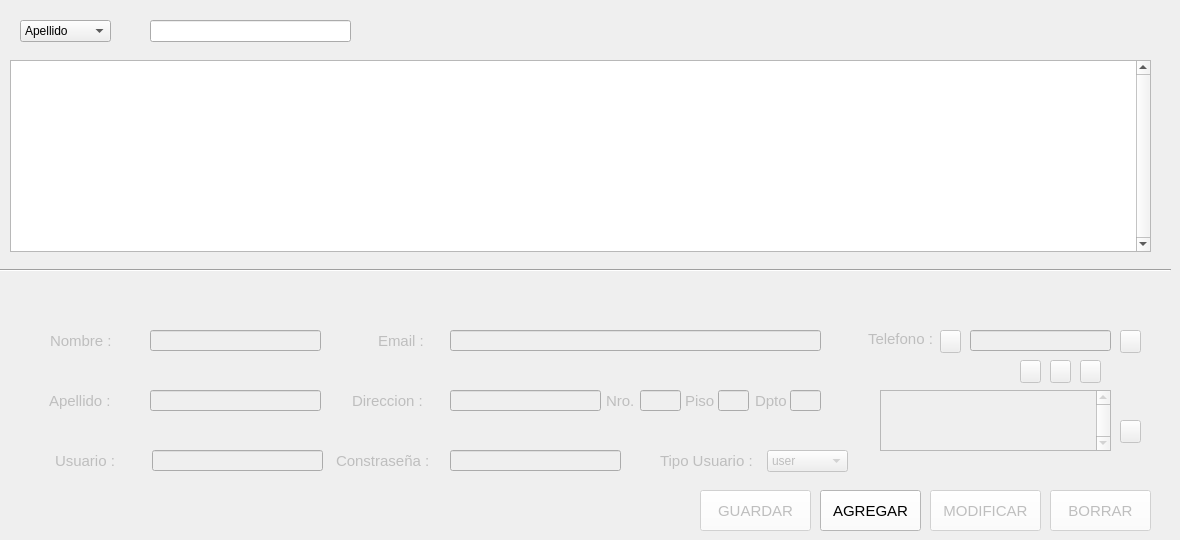
    <widget class="QWidget" name="tab_Usuarios">
     <attribute name="icon">
      <iconset>
       <normalon>../Img/User32.png</normalon>
      </iconset>
     </attribute>
     <attribute name="title">
      <string>Usuarios</string>
     </attribute>
     <widget class="QLineEdit" name="txtFilterUsuarios_u">
      <property name="geometry">
       <rect>
        <x>150</x>
        <y>20</y>
        <width>201</width>
        <height>22</height>
       </rect>
      </property>
      <property name="styleSheet">
       <string notr="true">font: 9pt &quot;MS Shell Dlg 2&quot;;</string>
      </property>
     </widget>
     <widget class="QPushButton" name="btnGuardar_u">
      <property name="enabled">
       <bool>false</bool>
      </property>
      <property name="geometry">
       <rect>
        <x>700</x>
        <y>490</y>
        <width>111</width>
        <height>41</height>
       </rect>
      </property>
      <property name="font">
       <font>
        <family>Segoe UI</family>
        <pointsize>11</pointsize>
        <weight>9</weight>
        <italic>false</italic>
        <bold>false</bold>
       </font>
      </property>
      <property name="styleSheet">
       <string notr="true">background-color: rgb(255, 255, 255);</string>
      </property>
      <property name="text">
       <string>GUARDAR</string>
      </property>
      <property name="icon">
       <iconset>
        <normaloff>../Img/guardar.png</normaloff>../Img/guardar.png</iconset>
      </property>
      <property name="iconSize">
       <size>
        <width>20</width>
        <height>20</height>
       </size>
      </property>
     </widget>
     <widget class="QComboBox" name="cbFilterUsuario_u">
      <property name="geometry">
       <rect>
        <x>20</x>
        <y>20</y>
        <width>91</width>
        <height>22</height>
       </rect>
      </property>
      <property name="styleSheet">
       <string notr="true">font: 9pt &quot;MS Shell Dlg 2&quot;;</string>
      </property>
      <item>
       <property name="text">
        <string>Apellido</string>
       </property>
      </item>
      <item>
       <property name="text">
        <string>Usuario</string>
       </property>
      </item>
      <item>
       <property name="text">
        <string>Tipo</string>
       </property>
      </item>
     </widget>
     <widget class="QTableView" name="tvUsuarios_u">
      <property name="geometry">
       <rect>
        <x>10</x>
        <y>60</y>
        <width>1141</width>
        <height>192</height>
       </rect>
      </property>
      <property name="styleSheet">
       <string notr="true">font: 9pt &quot;MS Shell Dlg 2&quot;;</string>
      </property>
      <property name="verticalScrollBarPolicy">
       <enum>Qt::ScrollBarAlwaysOn</enum>
      </property>
      <property name="horizontalScrollBarPolicy">
       <enum>Qt::ScrollBarAlwaysOff</enum>
      </property>
      <attribute name="verticalHeaderVisible">
       <bool>false</bool>
      </attribute>
      <attribute name="verticalHeaderHighlightSections">
       <bool>false</bool>
      </attribute>
     </widget>
     <widget class="QPushButton" name="btnAgregar_u">
      <property name="geometry">
       <rect>
        <x>820</x>
        <y>490</y>
        <width>101</width>
        <height>41</height>
       </rect>
      </property>
      <property name="font">
       <font>
        <family>Segoe UI</family>
        <pointsize>11</pointsize>
        <weight>9</weight>
        <italic>false</italic>
        <bold>false</bold>
       </font>
      </property>
      <property name="styleSheet">
       <string notr="true">background-color: rgb(255, 255, 255);</string>
      </property>
      <property name="text">
       <string>AGREGAR</string>
      </property>
      <property name="icon">
       <iconset>
        <normaloff>../Img/agregar.png</normaloff>../Img/agregar.png</iconset>
      </property>
      <property name="iconSize">
       <size>
        <width>20</width>
        <height>20</height>
       </size>
      </property>
     </widget>
     <widget class="Line" name="line1_u">
      <property name="geometry">
       <rect>
        <x>0</x>
        <y>260</y>
        <width>1171</width>
        <height>20</height>
       </rect>
      </property>
      <property name="orientation">
       <enum>Qt::Horizontal</enum>
      </property>
     </widget>
     <widget class="QPushButton" name="btnModificar_u">
      <property name="enabled">
       <bool>false</bool>
      </property>
      <property name="geometry">
       <rect>
        <x>930</x>
        <y>490</y>
        <width>111</width>
        <height>41</height>
       </rect>
      </property>
      <property name="font">
       <font>
        <family>Segoe UI</family>
        <pointsize>11</pointsize>
        <weight>9</weight>
        <italic>false</italic>
        <bold>false</bold>
       </font>
      </property>
      <property name="styleSheet">
       <string notr="true">background-color: rgb(255, 255, 255);</string>
      </property>
      <property name="text">
       <string>MODIFICAR</string>
      </property>
      <property name="icon">
       <iconset>
        <normaloff>../Img/actualizar.png</normaloff>../Img/actualizar.png</iconset>
      </property>
      <property name="iconSize">
       <size>
        <width>20</width>
        <height>20</height>
       </size>
      </property>
     </widget>
     <widget class="QPushButton" name="btnBorrar_u">
      <property name="enabled">
       <bool>false</bool>
      </property>
      <property name="geometry">
       <rect>
        <x>1050</x>
        <y>490</y>
        <width>101</width>
        <height>41</height>
       </rect>
      </property>
      <property name="font">
       <font>
        <family>Segoe UI</family>
        <pointsize>11</pointsize>
        <weight>9</weight>
        <italic>false</italic>
        <bold>false</bold>
       </font>
      </property>
      <property name="styleSheet">
       <string notr="true">background-color: rgb(255, 255, 255);</string>
      </property>
      <property name="text">
       <string>BORRAR</string>
      </property>
      <property name="icon">
       <iconset>
        <normaloff>../Img/borrar.png</normaloff>../Img/borrar.png</iconset>
      </property>
      <property name="iconSize">
       <size>
        <width>20</width>
        <height>20</height>
       </size>
      </property>
     </widget>
     <widget class="QWidget" name="wDatosUsuario" native="true">
      <property name="enabled">
       <bool>false</bool>
      </property>
      <property name="geometry">
       <rect>
        <x>10</x>
        <y>310</y>
        <width>1141</width>
        <height>171</height>
       </rect>
      </property>
      <widget class="QLabel" name="label5_u">
       <property name="geometry">
        <rect>
         <x>342</x>
         <y>80</y>
         <width>101</width>
         <height>21</height>
        </rect>
       </property>
       <property name="font">
        <font>
         <family>Segoe UI</family>
         <pointsize>11</pointsize>
         <weight>9</weight>
         <italic>false</italic>
         <bold>false</bold>
        </font>
       </property>
       <property name="text">
        <string>Direccion :</string>
       </property>
      </widget>
      <widget class="QLabel" name="label1_u">
       <property name="geometry">
        <rect>
         <x>40</x>
         <y>20</y>
         <width>71</width>
         <height>21</height>
        </rect>
       </property>
       <property name="font">
        <font>
         <family>Segoe UI</family>
         <pointsize>11</pointsize>
         <weight>9</weight>
         <italic>false</italic>
         <bold>false</bold>
        </font>
       </property>
       <property name="text">
        <string>Nombre :</string>
       </property>
      </widget>
      <widget class="QLineEdit" name="txtNombre_u">
       <property name="geometry">
        <rect>
         <x>140</x>
         <y>20</y>
         <width>171</width>
         <height>21</height>
        </rect>
       </property>
       <property name="styleSheet">
        <string notr="true">font: 9pt &quot;MS Shell Dlg 2&quot;;</string>
       </property>
      </widget>
      <widget class="QLineEdit" name="txtDireccion_u">
       <property name="geometry">
        <rect>
         <x>440</x>
         <y>80</y>
         <width>151</width>
         <height>21</height>
        </rect>
       </property>
       <property name="styleSheet">
        <string notr="true">font: 9pt &quot;MS Shell Dlg 2&quot;;</string>
       </property>
      </widget>
      <widget class="QLineEdit" name="txtApellido_u">
       <property name="geometry">
        <rect>
         <x>140</x>
         <y>80</y>
         <width>171</width>
         <height>21</height>
        </rect>
       </property>
       <property name="styleSheet">
        <string notr="true">font: 9pt &quot;MS Shell Dlg 2&quot;;</string>
       </property>
      </widget>
      <widget class="QComboBox" name="cbTipoUsuario_u">
       <property name="geometry">
        <rect>
         <x>757</x>
         <y>140</y>
         <width>81</width>
         <height>22</height>
        </rect>
       </property>
       <item>
        <property name="text">
         <string>user</string>
        </property>
       </item>
       <item>
        <property name="text">
         <string>admin</string>
        </property>
       </item>
      </widget>
      <widget class="QLabel" name="label8_u">
       <property name="geometry">
        <rect>
         <x>745</x>
         <y>80</y>
         <width>41</width>
         <height>21</height>
        </rect>
       </property>
       <property name="font">
        <font>
         <family>Segoe UI</family>
         <pointsize>11</pointsize>
         <weight>9</weight>
         <italic>false</italic>
         <bold>false</bold>
        </font>
       </property>
       <property name="text">
        <string>Dpto</string>
       </property>
      </widget>
      <widget class="QLineEdit" name="txtContrasena_u">
       <property name="geometry">
        <rect>
         <x>440</x>
         <y>140</y>
         <width>171</width>
         <height>21</height>
        </rect>
       </property>
       <property name="styleSheet">
        <string notr="true">font: 9pt &quot;MS Shell Dlg 2&quot;;</string>
       </property>
       <property name="echoMode">
        <enum>QLineEdit::Password</enum>
       </property>
      </widget>
      <widget class="QLabel" name="label7_u">
       <property name="geometry">
        <rect>
         <x>675</x>
         <y>80</y>
         <width>31</width>
         <height>21</height>
        </rect>
       </property>
       <property name="font">
        <font>
         <family>Segoe UI</family>
         <pointsize>11</pointsize>
         <weight>9</weight>
         <italic>false</italic>
         <bold>false</bold>
        </font>
       </property>
       <property name="text">
        <string>Piso</string>
       </property>
      </widget>
      <widget class="QLineEdit" name="txtDDpto_u">
       <property name="geometry">
        <rect>
         <x>780</x>
         <y>80</y>
         <width>31</width>
         <height>21</height>
        </rect>
       </property>
       <property name="styleSheet">
        <string notr="true">font: 9pt &quot;MS Shell Dlg 2&quot;;</string>
       </property>
      </widget>
      <widget class="QLabel" name="label2_u">
       <property name="geometry">
        <rect>
         <x>39</x>
         <y>80</y>
         <width>81</width>
         <height>21</height>
        </rect>
       </property>
       <property name="font">
        <font>
         <family>Segoe UI</family>
         <pointsize>11</pointsize>
         <weight>9</weight>
         <italic>false</italic>
         <bold>false</bold>
        </font>
       </property>
       <property name="text">
        <string>Apellido :</string>
       </property>
      </widget>
      <widget class="QLineEdit" name="txtEmail_u">
       <property name="geometry">
        <rect>
         <x>440</x>
         <y>20</y>
         <width>371</width>
         <height>21</height>
        </rect>
       </property>
       <property name="styleSheet">
        <string notr="true">font: 9pt &quot;MS Shell Dlg 2&quot;;</string>
       </property>
      </widget>
      <widget class="QPushButton" name="btnSumarTelefono_u">
       <property name="geometry">
        <rect>
         <x>1110</x>
         <y>20</y>
         <width>21</width>
         <height>23</height>
        </rect>
       </property>
       <property name="text">
        <string/>
       </property>
       <property name="icon">
        <iconset>
         <normaloff>../Img/mas.png</normaloff>../Img/mas.png</iconset>
       </property>
      </widget>
      <widget class="QLabel" name="label3_u">
       <property name="geometry">
        <rect>
         <x>45</x>
         <y>140</y>
         <width>71</width>
         <height>21</height>
        </rect>
       </property>
       <property name="font">
        <font>
         <family>Segoe UI</family>
         <pointsize>11</pointsize>
         <weight>9</weight>
         <italic>false</italic>
         <bold>false</bold>
        </font>
       </property>
       <property name="text">
        <string>Usuario : </string>
       </property>
      </widget>
      <widget class="QLabel" name="label11_u">
       <property name="geometry">
        <rect>
         <x>858</x>
         <y>18</y>
         <width>91</width>
         <height>21</height>
        </rect>
       </property>
       <property name="font">
        <font>
         <family>Segoe UI</family>
         <pointsize>11</pointsize>
         <weight>9</weight>
         <italic>false</italic>
         <bold>false</bold>
        </font>
       </property>
       <property name="text">
        <string>Telefono :</string>
       </property>
      </widget>
      <widget class="QLabel" name="label6_u">
       <property name="geometry">
        <rect>
         <x>596</x>
         <y>80</y>
         <width>31</width>
         <height>21</height>
        </rect>
       </property>
       <property name="font">
        <font>
         <family>Segoe UI</family>
         <pointsize>11</pointsize>
         <weight>9</weight>
         <italic>false</italic>
         <bold>false</bold>
        </font>
       </property>
       <property name="text">
        <string>Nro.</string>
       </property>
      </widget>
      <widget class="QLabel" name="label9_u">
       <property name="geometry">
        <rect>
         <x>326</x>
         <y>140</y>
         <width>111</width>
         <height>21</height>
        </rect>
       </property>
       <property name="font">
        <font>
         <family>Segoe UI</family>
         <pointsize>11</pointsize>
         <weight>9</weight>
         <italic>false</italic>
         <bold>false</bold>
        </font>
       </property>
       <property name="text">
        <string>Constraseña : </string>
       </property>
      </widget>
      <widget class="QLineEdit" name="txtUsuario_u">
       <property name="geometry">
        <rect>
         <x>142</x>
         <y>140</y>
         <width>171</width>
         <height>21</height>
        </rect>
       </property>
       <property name="styleSheet">
        <string notr="true">font: 9pt &quot;MS Shell Dlg 2&quot;;</string>
       </property>
      </widget>
      <widget class="QPushButton" name="btnRestarTelefono_u">
       <property name="geometry">
        <rect>
         <x>1110</x>
         <y>110</y>
         <width>21</width>
         <height>23</height>
        </rect>
       </property>
       <property name="text">
        <string/>
       </property>
       <property name="icon">
        <iconset>
         <normaloff>../Img/menos.png</normaloff>../Img/menos.png</iconset>
       </property>
      </widget>
      <widget class="QLabel" name="label4">
       <property name="geometry">
        <rect>
         <x>368</x>
         <y>20</y>
         <width>71</width>
         <height>21</height>
        </rect>
       </property>
       <property name="font">
        <font>
         <family>Segoe UI</family>
         <pointsize>11</pointsize>
         <weight>9</weight>
         <italic>false</italic>
         <bold>false</bold>
        </font>
       </property>
       <property name="text">
        <string>Email :</string>
       </property>
      </widget>
      <widget class="QLineEdit" name="txtDPiso_u">
       <property name="geometry">
        <rect>
         <x>708</x>
         <y>80</y>
         <width>31</width>
         <height>21</height>
        </rect>
       </property>
       <property name="styleSheet">
        <string notr="true">font: 9pt &quot;MS Shell Dlg 2&quot;;</string>
       </property>
      </widget>
      <widget class="QLineEdit" name="txtDNumero_u">
       <property name="geometry">
        <rect>
         <x>630</x>
         <y>80</y>
         <width>41</width>
         <height>21</height>
        </rect>
       </property>
       <property name="styleSheet">
        <string notr="true">font: 9pt &quot;MS Shell Dlg 2&quot;;</string>
       </property>
      </widget>
      <widget class="QLabel" name="label10_u">
       <property name="geometry">
        <rect>
         <x>650</x>
         <y>140</y>
         <width>101</width>
         <height>21</height>
        </rect>
       </property>
       <property name="font">
        <font>
         <family>Segoe UI</family>
         <pointsize>11</pointsize>
         <weight>9</weight>
         <italic>false</italic>
         <bold>false</bold>
        </font>
       </property>
       <property name="text">
        <string>Tipo Usuario :</string>
       </property>
      </widget>
      <widget class="QTableView" name="tvTelefonos_u">
       <property name="geometry">
        <rect>
         <x>870</x>
         <y>80</y>
         <width>231</width>
         <height>61</height>
        </rect>
       </property>
       <property name="styleSheet">
        <string notr="true">font: 7pt &quot;MS Shell Dlg 2&quot;;</string>
       </property>
       <property name="verticalScrollBarPolicy">
        <enum>Qt::ScrollBarAlwaysOn</enum>
       </property>
       <property name="horizontalScrollBarPolicy">
        <enum>Qt::ScrollBarAlwaysOff</enum>
       </property>
       <attribute name="horizontalHeaderVisible">
        <bool>false</bool>
       </attribute>
       <attribute name="horizontalHeaderHighlightSections">
        <bool>false</bool>
       </attribute>
       <attribute name="verticalHeaderVisible">
        <bool>false</bool>
       </attribute>
       <attribute name="verticalHeaderHighlightSections">
        <bool>false</bool>
       </attribute>
      </widget>
      <widget class="QLineEdit" name="txtTelefono_u">
       <property name="geometry">
        <rect>
         <x>960</x>
         <y>20</y>
         <width>141</width>
         <height>21</height>
        </rect>
       </property>
       <property name="styleSheet">
        <string notr="true">font: 9pt &quot;MS Shell Dlg 2&quot;;</string>
       </property>
      </widget>
      <widget class="QPushButton" name="btnCelular_u">
       <property name="geometry">
        <rect>
         <x>1040</x>
         <y>50</y>
         <width>21</width>
         <height>23</height>
        </rect>
       </property>
       <property name="text">
        <string/>
       </property>
       <property name="icon">
        <iconset>
         <normaloff>../Img/icon-cel.png</normaloff>../Img/icon-cel.png</iconset>
       </property>
      </widget>
      <widget class="QPushButton" name="btnTelefono_u">
       <property name="enabled">
        <bool>false</bool>
       </property>
       <property name="geometry">
        <rect>
         <x>1010</x>
         <y>50</y>
         <width>21</width>
         <height>23</height>
        </rect>
       </property>
       <property name="text">
        <string/>
       </property>
       <property name="icon">
        <iconset>
         <normaloff>../Img/icon-tel.png</normaloff>../Img/icon-tel.png</iconset>
       </property>
      </widget>
      <widget class="QPushButton" name="btnFax_u">
       <property name="geometry">
        <rect>
         <x>1070</x>
         <y>50</y>
         <width>21</width>
         <height>23</height>
        </rect>
       </property>
       <property name="text">
        <string/>
       </property>
       <property name="icon">
        <iconset>
         <normaloff>../Img/icon-fax.png</normaloff>../Img/icon-fax.png</iconset>
       </property>
      </widget>
      <widget class="QPushButton" name="btnCancelarTelefono_u">
       <property name="geometry">
        <rect>
         <x>930</x>
         <y>20</y>
         <width>21</width>
         <height>23</height>
        </rect>
       </property>
       <property name="text">
        <string/>
       </property>
       <property name="icon">
        <iconset>
         <normaloff>../Img/cancelar.png</normaloff>../Img/cancelar.png</iconset>
       </property>
      </widget>
     </widget>
     <widget class="QLabel" name="label_9">
      <property name="geometry">
       <rect>
        <x>130</x>
        <y>20</y>
        <width>21</width>
        <height>16</height>
       </rect>
      </property>
      <property name="font">
       <font>
        <family>Segoe UI</family>
        <pointsize>11</pointsize>
        <weight>9</weight>
        <italic>false</italic>
        <bold>false</bold>
       </font>
      </property>
      <property name="text">
       <string>&lt;html&gt;
&lt;head/&gt;
&lt;body&gt;
&lt;IMG SRC=&quot;../Img/buscar.png&quot; width=&quot;16&quot; height=&quot;16&quot;&gt;
&lt;/body&gt;
&lt;/html&gt;</string>
      </property>
     </widget>
    </widget>
